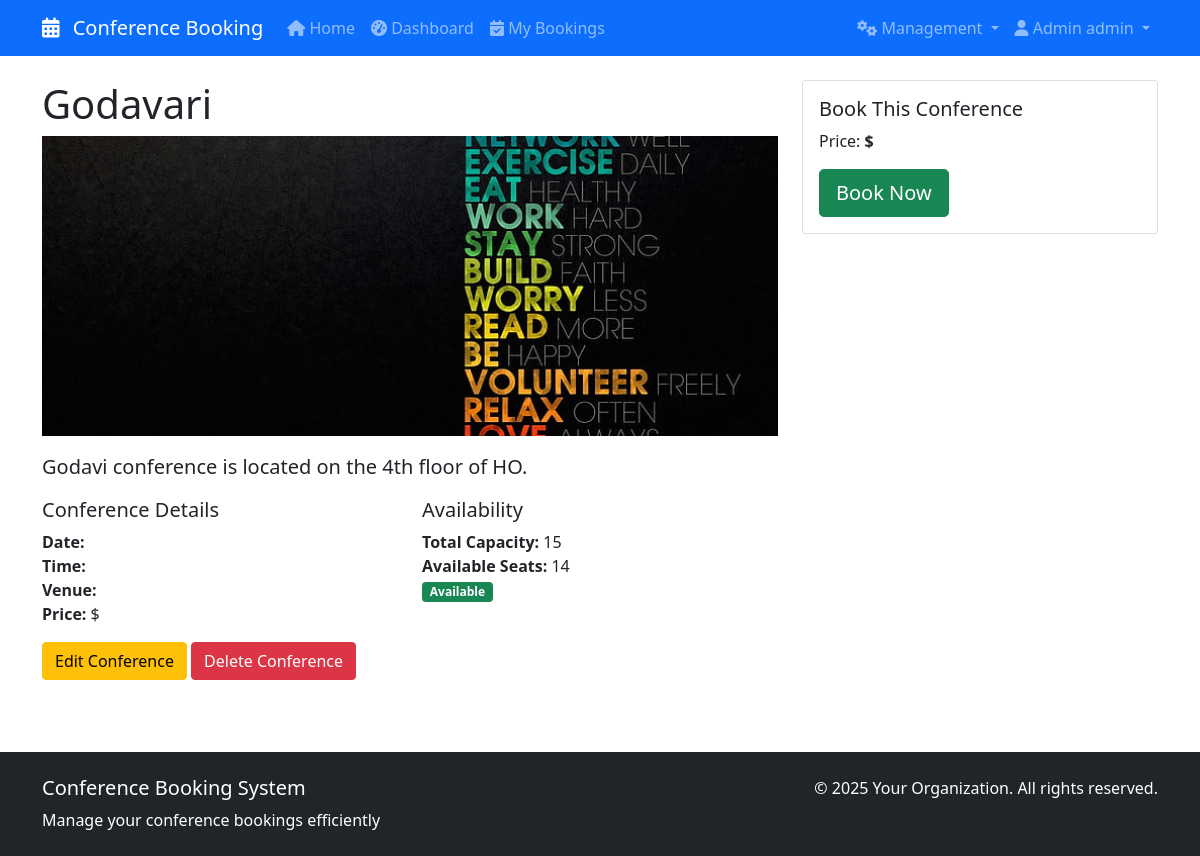
The app's page /conference/1/ (signed in), older data.
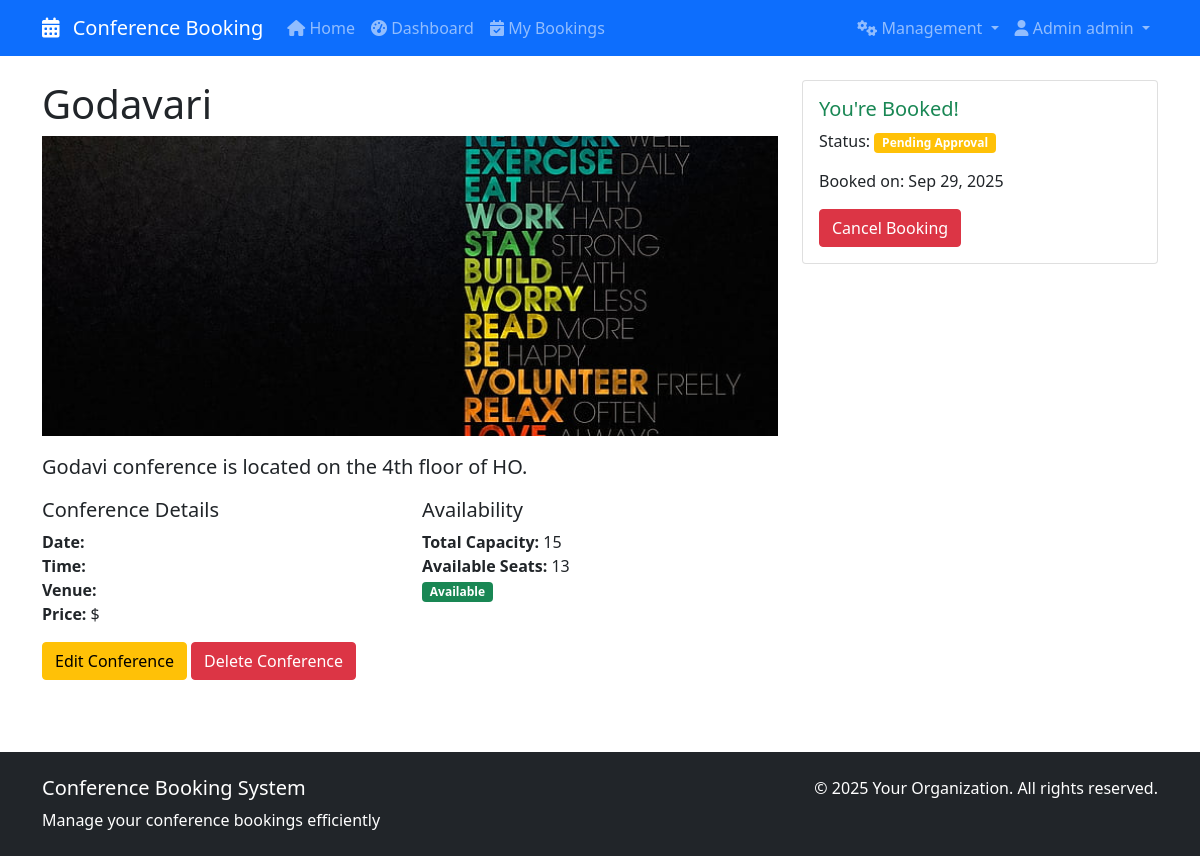
The same page, newer data.
### bookings/models.py (models this page shows, shortened)
class Booking(models.Model):
    STATUS_CHOICES = [
        ('pending', 'Pending Approval'),
        ('approved', 'Approved'),
        ('rejected', 'Rejected'),
        ('cancelled', 'Cancelled'),
    ]
    user = models.ForeignKey(User, on_delete=models.CASCADE)
    conference = models.ForeignKey(Conference, on_delete=models.CASCADE)
    booking_date = models.DateTimeField(auto_now_add=True)
    status = models.CharField(max_length=20, choices=STATUS_CHOICES, default='pending')
    justification = models.TextField(
        help_text="Please explain why you need to attend this conference",
        blank=True
    )
    notes = models.TextField(blank=True)
    approved_by = models.ForeignKey(
        User,
        on_delete=models.SET_NULL,
        null=True,
        blank=True,
        related_name='approved_bookings'
    )
    approved_date = models.DateTimeField(null=True, blank=True)
    rejection_reason = models.TextField(blank=True)
    class Meta:
        unique_together = ('user', 'conference')
    def get_status_display_color(self):
        status_colors = {
            'pending': 'warning',
            'approved': 'success',
            'rejected': 'danger',
            'cancelled': 'secondary',
        }
        return status_colors.get(self.status, 'secondary')

### bookings/views.py (the view)
# urls.py: path('conference/<int:pk>/', views.conference_detail, name='conference_detail'),
def conference_detail(request, pk):
    conference = get_object_or_404(Conference, pk=pk)
    user_booking = None
    if request.user.is_authenticated:
        try:
            user_booking = Booking.objects.get(user=request.user, conference=conference)
        except Booking.DoesNotExist:
            pass
    context = {
        'conference': conference,
        'user_booking': user_booking,
        'available_seats': conference.available_seats() if hasattr(conference, 'available_seats') else conference.capacity
    }
    return render(request, 'bookings/conference_detail.html', context)

### bookings/models.py (called while the page is built)
    def available_seats(self):
        booked = Booking.objects.filter(
            conference=self,
            status__in=['pending', 'approved']
        ).count()
        return self.capacity - booked

### bookings/templates/bookings/conference_detail.html (shortened to what this page needs)
{% extends 'base.html' %}
{% block content %}
<div class="row">
    <div class="col-lg-8">
        <h1>{{ conference.title }}</h1>
        {% if conference.image %}
            <img src="{{ conference.image.url }}" class="img-fluid mb-3" style="max-height: 300px; width: 100%; object-fit: cover;">
        {% endif %}
        <p class="lead">{{ conference.description }}</p>
        <div class="row mb-4">
            <div class="col-md-6">
                <h5>Conference Details</h5>
                <ul class="list-unstyled">
                    <li><strong>Date:</strong> {{ conference.date }}</li>
                    <li><strong>Time:</strong> {{ conference.time }}</li>
                    <li><strong>Venue:</strong> {{ conference.venue }}</li>
                    <li><strong>Price:</strong> ${{ conference.price }}</li>
                </ul>
                    {% if user.is_authenticated and user.is_superuser %}
                        <a href="{% url 'edit_conference' conference.pk %}" class="btn btn-warning">Edit Conference</a>
                        <a href="{% url 'delete_conference' conference.pk %}" class="btn btn-danger">Delete Conference</a>
                    {% endif %}
            </div>
            <div class="col-md-6">
                <h5>Availability</h5>
                <ul class="list-unstyled">
                    <li><strong>Total Capacity:</strong> {{ conference.capacity }}</li>
                    <li><strong>Available Seats:</strong> {{ available_seats }}</li>
                    <li>
                        {% if available_seats > 0 %}
                            <span class="badge bg-success">Available</span>
                        {% else %}
                            <span class="badge bg-danger">Fully Booked</span>
                        {% endif %}
                    </li>
                </ul>
            </div>
        </div>
    </div>
    <div class="col-lg-4">
        <div class="card">
            <div class="card-body">
                {% if user.is_authenticated %}
                    {% if user_booking %}
                        <h5 class="card-title text-success">You're Booked!</h5>
                        <p>Status:
                            <span class="badge bg-{{ user_booking.get_status_display_color }}">
                                {{ user_booking.get_status_display }}
                            </span>
                        </p>
                        <p>Booked on: {{ user_booking.booking_date|date:"M d, Y" }}</p>
                        {% if user_booking.status != 'cancelled' %}
                            <a href="{% url 'cancel_booking' user_booking.pk %}"
                               class="btn btn-danger"
                               onclick="return confirm('Are you sure you want to cancel this booking?')">
                                Cancel Booking
                            </a>
                        {% endif %}
                    {% else %}
                        {% if available_seats > 0 %}
                            <h5 class="card-title">Book This Conference</h5>
                            <p>Price: <strong>${{ conference.price }}</strong></p>
                            <a href="{% url 'book_conference' conference.pk %}" class="btn btn-success btn-lg">
                                Book Now
                            </a>
                        {% else %}
                            <h5 class="card-title text-danger">Fully Booked</h5>
                            <p>Sorry, this conference is fully booked.</p>
                        {% endif %}
                    {% endif %}
                {% else %}
                    <h5 class="card-title">Want to Book?</h5>
                    <p>Please log in to book this conference.</p>
                    <a href="{% url 'login' %}" class="btn btn-primary">Login</a>
                    <a href="{% url 'register' %}" class="btn btn-outline-primary">Register</a>
                {% endif %}
            </div>
        </div>
    </div>
</div>
{% endblock %}

Row changes from the older to the newer data that the page shows:
added Booking: status "Pending Approval", booking_date "Sep 29, 2025"
Text that changed along with them:
{{ available_seats }}: "14" → "13"
text no longer shown: "Book This Conference Price: $ Book Now"
text now shown: "You're Booked! Status: Booked on: Cancel Booking"
